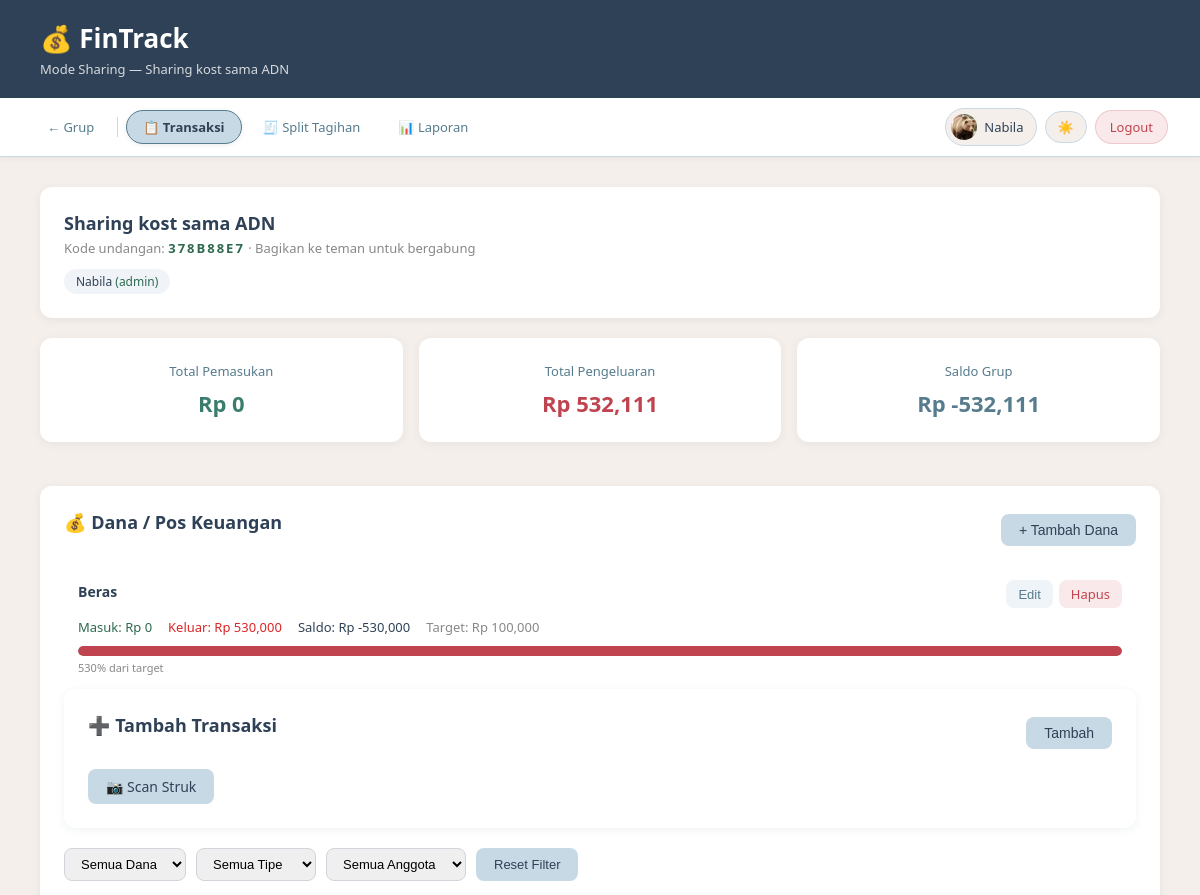
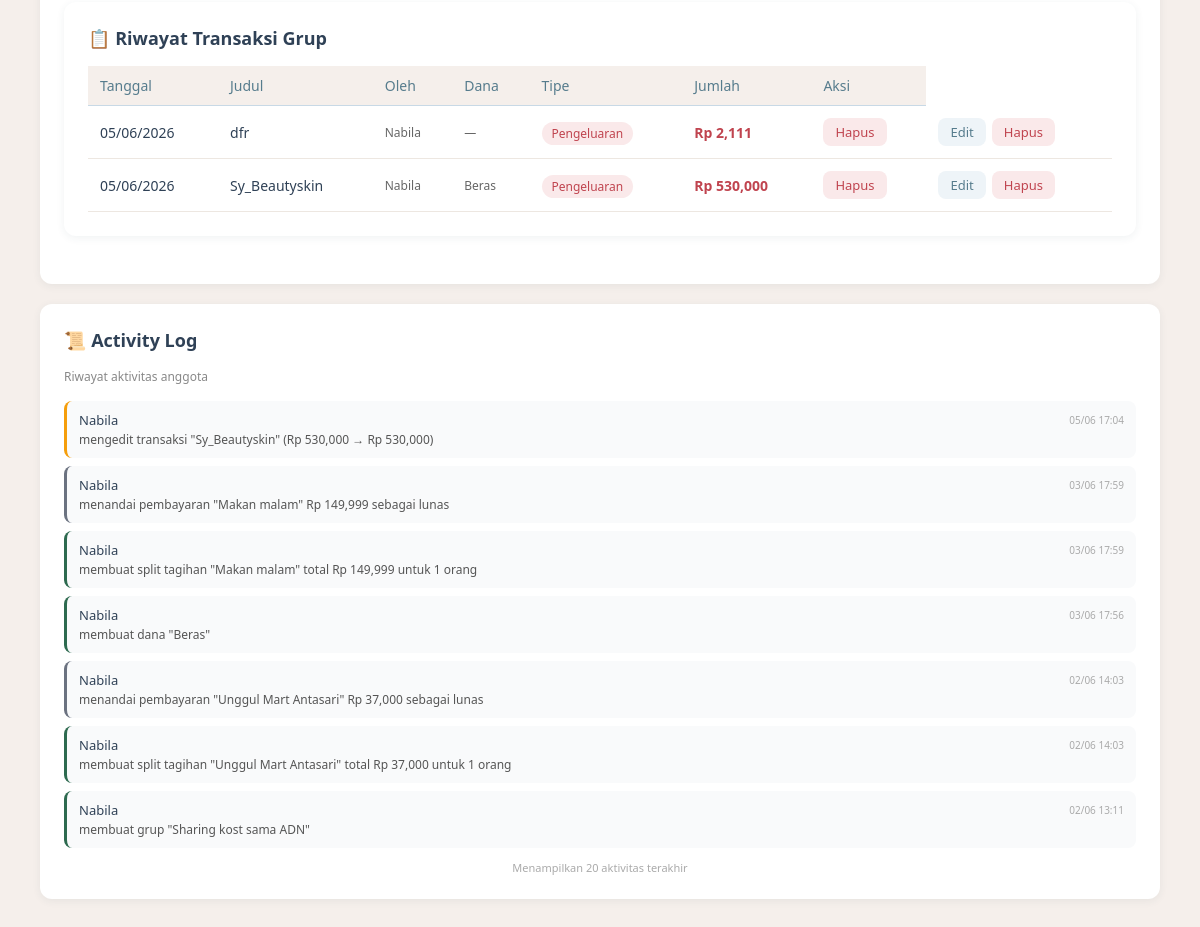
The app's page /groups/1 (signed in), older data (2 pictures, top to bottom).
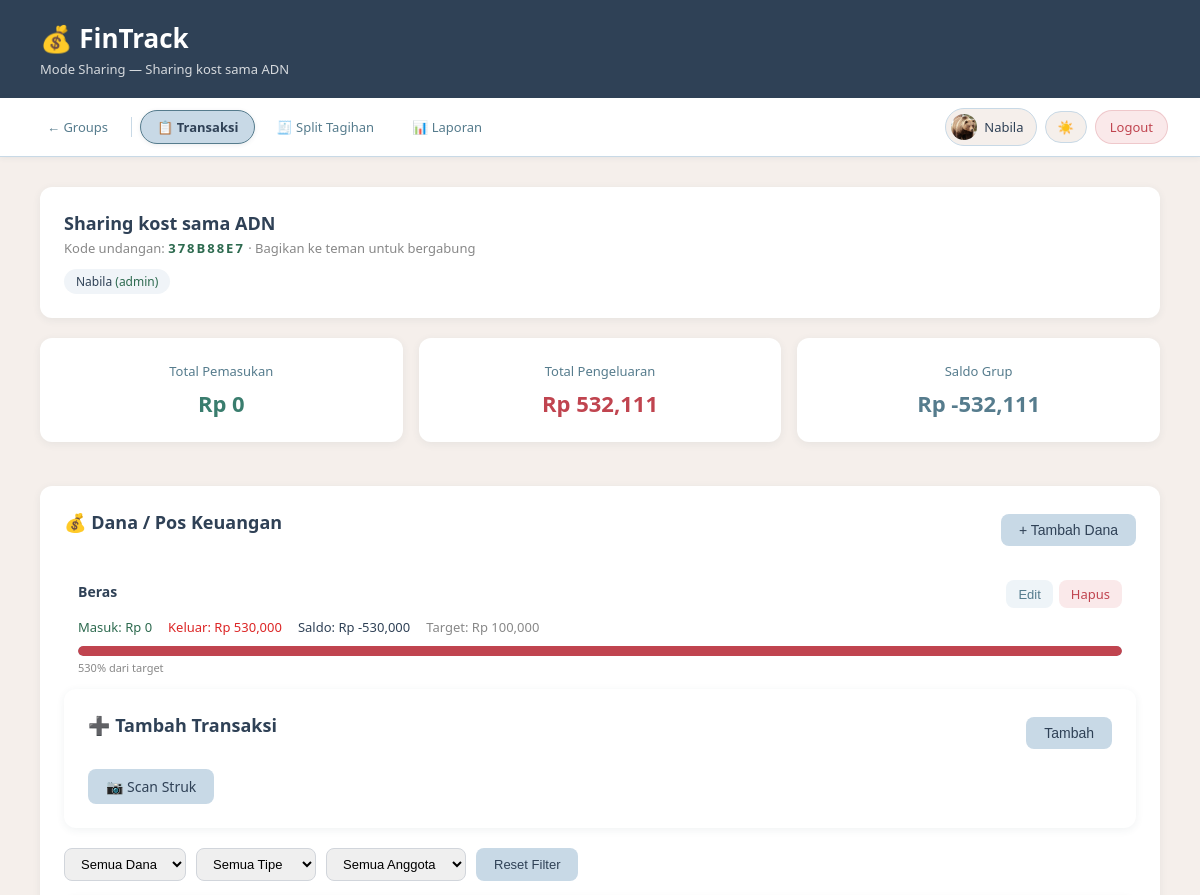
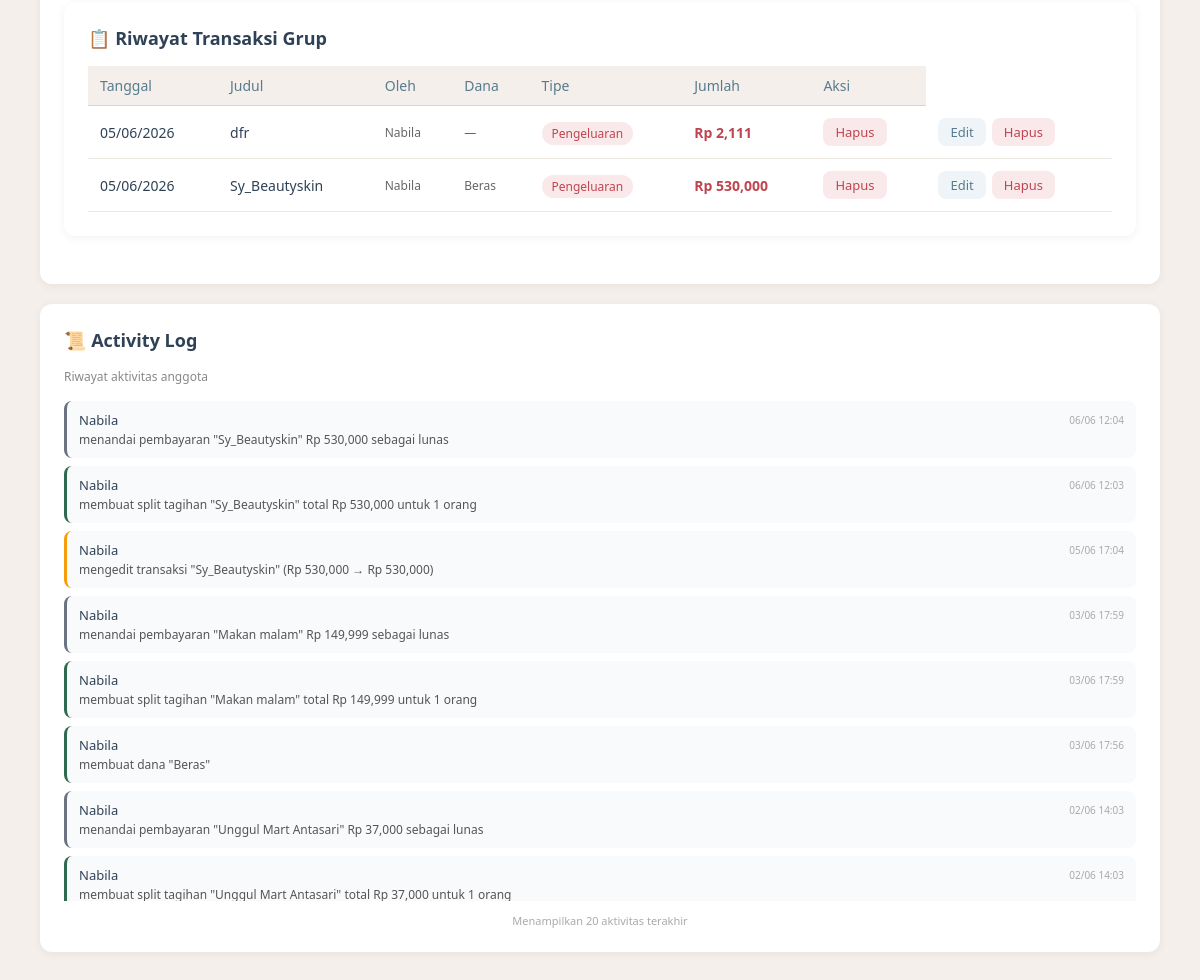
The same page, newer data (2 pictures, top to bottom).
### app.py (models this page shows)
class GroupMember(db.Model):
    id        = db.Column(db.Integer, primary_key=True)
    group_id  = db.Column(db.Integer, db.ForeignKey('group.id'), nullable=False)
    user_id   = db.Column(db.Integer, db.ForeignKey('user.id'),  nullable=False)
    role      = db.Column(db.String(10), default='member')  # admin / member
    joined_at = db.Column(db.DateTime,  default=datetime.utcnow)
    user      = db.relationship('User', backref='group_memberships')

class User(UserMixin, db.Model):
    id           = db.Column(db.Integer, primary_key=True)
    name         = db.Column(db.String(100), nullable=False)
    email        = db.Column(db.String(100), unique=True, nullable=False)
    password     = db.Column(db.String(200), nullable=False)
    photo        = db.Column(db.String(200), nullable=True)
    language     = db.Column(db.String(5),  default='id')
    theme        = db.Column(db.String(10), default='light')
    notif_popup  = db.Column(db.Boolean,    default=True)
    timezone     = db.Column(db.String(50), default='Asia/Jakarta')
    created_at   = db.Column(db.DateTime,   default=datetime.utcnow)
    transactions = db.relationship('Transaction', backref='user', lazy=True)

class GroupFund(db.Model):
    id          = db.Column(db.Integer, primary_key=True)
    group_id    = db.Column(db.Integer, db.ForeignKey('group.id'), nullable=False)
    name        = db.Column(db.String(100), nullable=False)
    target      = db.Column(db.Float,       default=0)
    description = db.Column(db.String(200), nullable=True)
    created_at  = db.Column(db.DateTime,    default=datetime.utcnow)

class GroupTransaction(db.Model):
    id       = db.Column(db.Integer, primary_key=True)
    group_id = db.Column(db.Integer, db.ForeignKey('group.id'),      nullable=False)
    fund_id  = db.Column(db.Integer, db.ForeignKey('group_fund.id'), nullable=True)
    user_id  = db.Column(db.Integer, db.ForeignKey('user.id'),       nullable=False)
    title    = db.Column(db.String(100), nullable=False)
    amount   = db.Column(db.Float,       nullable=False)
    category = db.Column(db.String(50),  nullable=False)
    type     = db.Column(db.String(10),  nullable=False)
    date     = db.Column(db.DateTime,    default=datetime.utcnow)
    note     = db.Column(db.String(200), nullable=True)
    user     = db.relationship('User',      backref='group_transactions')
    fund     = db.relationship('GroupFund', backref='transactions')

class ActivityLog(db.Model):
    id         = db.Column(db.Integer, primary_key=True)
    group_id   = db.Column(db.Integer, db.ForeignKey('group.id'),  nullable=False)
    user_id    = db.Column(db.Integer, db.ForeignKey('user.id'),   nullable=False)
    action     = db.Column(db.String(200), nullable=False)
    created_at = db.Column(db.DateTime,    default=datetime.utcnow)
    user       = db.relationship('User', backref='activity_logs')

### app.py (the view)
@app.route('/groups/<int:group_id>')
@login_required
def group_detail(group_id):
    group  = Group.query.get_or_404(group_id)
    member = GroupMember.query.filter_by(group_id=group_id, user_id=current_user.id).first()
    if not member:
        flash('Kamu bukan anggota grup ini!', 'danger')
        return redirect(url_for('groups'))
    transactions  = GroupTransaction.query.filter_by(group_id=group_id)\
                                    .order_by(GroupTransaction.date.desc()).all()
    funds         = GroupFund.query.filter_by(group_id=group_id).all()
    logs          = ActivityLog.query.filter_by(group_id=group_id)\
                               .order_by(ActivityLog.created_at.desc()).limit(20).all()
    total_income  = sum(t.amount for t in transactions if t.type == 'income')
    total_expense = sum(t.amount for t in transactions if t.type == 'expense')
    return render_template('group_detail.html',
                           group=group, member=member,
                           transactions=transactions, funds=funds, logs=logs,
                           total_income=total_income, total_expense=total_expense,
                           balance=total_income - total_expense,
                           now=datetime.utcnow())

### app.py (called while the page is built)
@login_manager.user_loader
def load_user(user_id):
    return User.query.get(int(user_id))

@app.context_processor
def inject_translation():
    lang = current_user.language if current_user.is_authenticated else 'id'
    return dict(t=get_translation(lang))

### translations.py (called while the page is built)
def get_translation(lang='id'):
    return TRANSLATIONS.get(lang, TRANSLATIONS['id'])

### templates/group_detail.html (shortened to what the changed rows need)
<!DOCTYPE html>
<html lang="id">
<head>
    <link rel="stylesheet" href="{{ url_for('static', filename='style.css') }}">
</head>
<body>
<header>
    <h1>💰 FinTrack</h1>
</header>
{% set active = 'detail' %}
<nav class="navbar">
    <a href="/groups" class="nav-back">← {{ t['nav_sharing'] }}</a>
    <a href="/groups/{{ group.id }}" class="nav-link{{ ' active' if active == 'detail' else '' }}">📋 Transaksi</a>
    <a href="/groups/{{ group.id }}/split" class="nav-link{{ ' active' if active == 'split' else '' }}">🧾 Split Tagihan</a>
    <a href="/groups/{{ group.id }}/report" class="nav-link{{ ' active' if active == 'report' else '' }}">📊 Laporan</a>
    <div class="nav-right">
        <div class="user-chip">
        </div>
        <button class="theme-toggle" onclick="toggleTheme()">
        </button>
        <a href="/logout" class="btn-logout">Logout</a>
    </div>
</nav>
<main>
    <div class="card" style="margin-bottom:20px;">
        <div style="display:flex; justify-content:space-between; align-items:center;">
            <div>
                <h2 style="margin-bottom:4px;">{{ group.name }}</h2>
            </div>
        </div>
        <div style="margin-top:12px; display:flex; gap:8px; flex-wrap:wrap;">
            {% for m in group.members %}
            <span style="background:#f0f4f8; padding:4px 12px; border-radius:20px; font-size:12px;">
                {{ m.user.name }}
                {% if m.role == 'admin' %}<span style="color:#2d6a4f;"> (admin)</span>{% endif %}
            </span>
            {% endfor %}
        </div>
    </div>
            <div class="card" style="margin-bottom:20px;">
                <div style="display:flex; justify-content:space-between; align-items:center; margin-bottom:16px;">
                    <h2>💰 Dana / Pos Keuangan</h2>
                </div>
                {% if funds %}
    <div style="display:grid; gap:10px;">
        {% for fund in funds %}
        {% set fund_expense = fund.transactions|selectattr('type','equalto','expense')|sum(attribute='amount') %}
        {% set fund_income  = fund.transactions|selectattr('type','equalto','income')|sum(attribute='amount') %}
        {% set fund_balance = fund_income - fund_expense %}
        {% set pct = (fund_expense / fund.target * 100) if fund.target > 0 else 0 %}
        <div style="padding:14px; border:0.5px solid var(--color-border-tertiary); border-radius:10px;">
            <div style="display:flex; justify-content:space-between; align-items:flex-start;">
                <div>
                    <strong style="font-size:14px;">{{ fund.name }}</strong>
                </div>
                <div style="display:flex; gap:6px;">
                    <button class="btn btn-edit"
                            onclick="toggleForm('edit-fund-{{ fund.id }}')">Edit</button>
                    <a href="/groups/{{ group.id }}/fund/delete/{{ fund.id }}"
                       class="btn btn-danger"
                       onclick="return confirm('Yakin hapus dana ini?')">Hapus</a>
                </div>
            </div>
            <div style="display:flex; gap:16px; margin:10px 0; font-size:13px;">
                <span style="color:#2d6a4f;">
                    Masuk: Rp {{ "{:,.0f}".format(fund_income) }}
                </span>
                <span style="color:#dc2626;">
                    Keluar: Rp {{ "{:,.0f}".format(fund_expense) }}
                </span>
                <span style="font-weight:500;">
                    Saldo: Rp {{ "{:,.0f}".format(fund_balance) }}
                </span>
                {% if fund.target > 0 %}
                <span style="color:#888;">
                    Target: Rp {{ "{:,.0f}".format(fund.target) }}
                </span>
                {% endif %}
            </div>
            {% if fund.target > 0 %}
            <div class="progress-bar-bg">
                <div class="progress-bar-fill {{ 'fill-danger' if pct >= 100 else 'fill-safe' }}"
                     style="width:{{ [pct, 100]|min }}%"></div>
            </div>
            <p style="font-size:11px; color:#888; margin-top:4px;">
                {{ "{:.0f}".format(pct) }}% dari target
            </p>
            {% endif %}
        </div>
        {% endfor %}
    </div>
{% else %}
    <p class="empty-msg">Belum ada dana. Tambahkan pos keuangan dulu!</p>
{% endif %}
            <div class="card" style="margin-bottom:20px;">
                <div style="display:flex; justify-content:space-between; align-items:center; margin-bottom:16px;">
                    <h2>➕ Tambah Transaksi</h2>
                  </div>
            </div>
            <div class="card">
                <h2>📋 Riwayat Transaksi Grup</h2>
                {% if transactions %}
                <table id="trans-table" style="margin-top:16px;">
                    <thead>
                        <tr>
                            <th>Tanggal</th>
                            <th>Judul</th>
                            <th>Oleh</th>
                            <th>Dana</th>
                            <th>Tipe</th>
                            <th>Jumlah</th>
                            <th>Aksi</th>
                        </tr>
                    </thead>
                    <tbody>
                        {% for t in transactions %}
                        <tr>
                            <td>{{ t.date.strftime('%d/%m/%Y') }}</td>
                            <td>{{ t.title }}</td>
                            <td style="font-size:12px; color:#666;">{{ t.user.name }}</td>
                            <td style="font-size:12px; color:#666;">{{ t.fund.name if t.fund else '—' }}</td>
                            <td>
                                <span class="badge {{ 'badge-income' if t.type == 'income' else 'badge-expense' }}">
                                    {{ 'Pemasukan' if t.type == 'income' else 'Pengeluaran' }}
                                </span>
                            </td>
                            <td class="{{ 'text-income' if t.type == 'income' else 'text-expense' }}"  style="white-space:nowrap;">
                                Rp {{ "{:,.0f}".format(t.amount) }}
                            </td>
                            <td>
                                <a href="/groups/{{ group.id }}/delete/{{ t.id }}"
                                   class="btn btn-danger"
                                   onclick="return confirm('Yakin hapus?')">Hapus</a>
                            </td>
                            <td style="display:flex; gap:6px;">
                                <a href="/groups/{{ group.id }}/edit/{{ t.id }}"
                                    class="btn btn-edit">Edit</a>
                                <a href="/groups/{{ group.id }}/delete/{{ t.id }}"
                                    class="btn btn-danger"
                                    onclick="return confirm('Yakin hapus?')">Hapus</a>
                            </td>
                        </tr>
                        {% endfor %}
                    </tbody>
                </table>
                {% else %}
                    <p class="empty-msg">Belum ada transaksi di grup ini.</p>
                {% endif %}
            </div>
        </div>
        <div>
            <div class="card" style="position:sticky; top:20px;">
                <h2>📜 Activity Log</h2>
            {% if logs %}
            <div style="display:flex; flex-direction:column; gap:8px;
                    max-height:500px; overflow-y:auto;">
            {% for log in logs %}
            <div style="padding:10px 12px; background:#f9fafb;
                        border-radius:8px; border-left:3px solid
                        {% if 'menghapus' in log.action %}#dc2626
                        {% elif 'mengedit' in log.action %}#f59e0b
                        {% elif 'membuat' in log.action or 'menambahkan' in log.action %}#2d6a4f
                        {% else %}#6b7280{% endif %};">
                <div style="display:flex; justify-content:space-between;
                            align-items:flex-start; gap:8px;">
                    <div>
                        <p style="font-size:13px; font-weight:500;
                                  margin-bottom:2px;">
                            {{ log.user.name }}
                        </p>
                        <p style="font-size:12px; color:#555;">
                            {{ log.action }}
                        </p>
                    </div>
                    <span style="font-size:10px; color:#aaa;
                                 white-space:nowrap; margin-top:2px;">
                        {{ log.created_at.strftime('%d/%m %H:%M') }}
                    </span>
                </div>
            </div>
            {% endfor %}
        </div>
    {% else %}
        <p class="empty-msg">Belum ada aktivitas.</p>
    {% endif %}
</div>
        </div>
</main>
</body>
</html>

Row changes from the older to the newer data that the page shows:
no longer on this page (row unchanged): ActivityLog: user.name "Nabila", action "membuat grup \"Sharing kost sama ADN\"", created_at "02/06 13:11"
added ActivityLog: user.name "Nabila", action "menandai pembayaran \"Sy_Beautyskin\" Rp 530,000 sebagai lunas", created_at "06/06 12:04"
added ActivityLog: user.name "Nabila", action "membuat split tagihan \"Sy_Beautyskin\" total Rp 530,000 untuk 1 orang", created_at "06/06 12:03"
Text that changed along with them:
{{ t['nav_sharing'] }}: "Grup" → "Groups"
